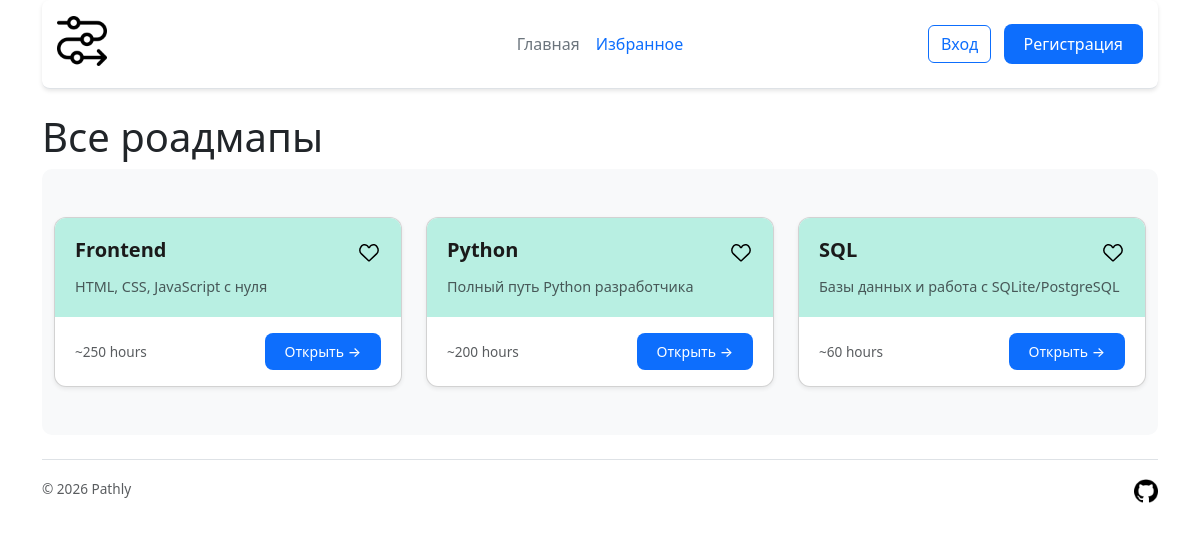
Page /home on the earlier database version.
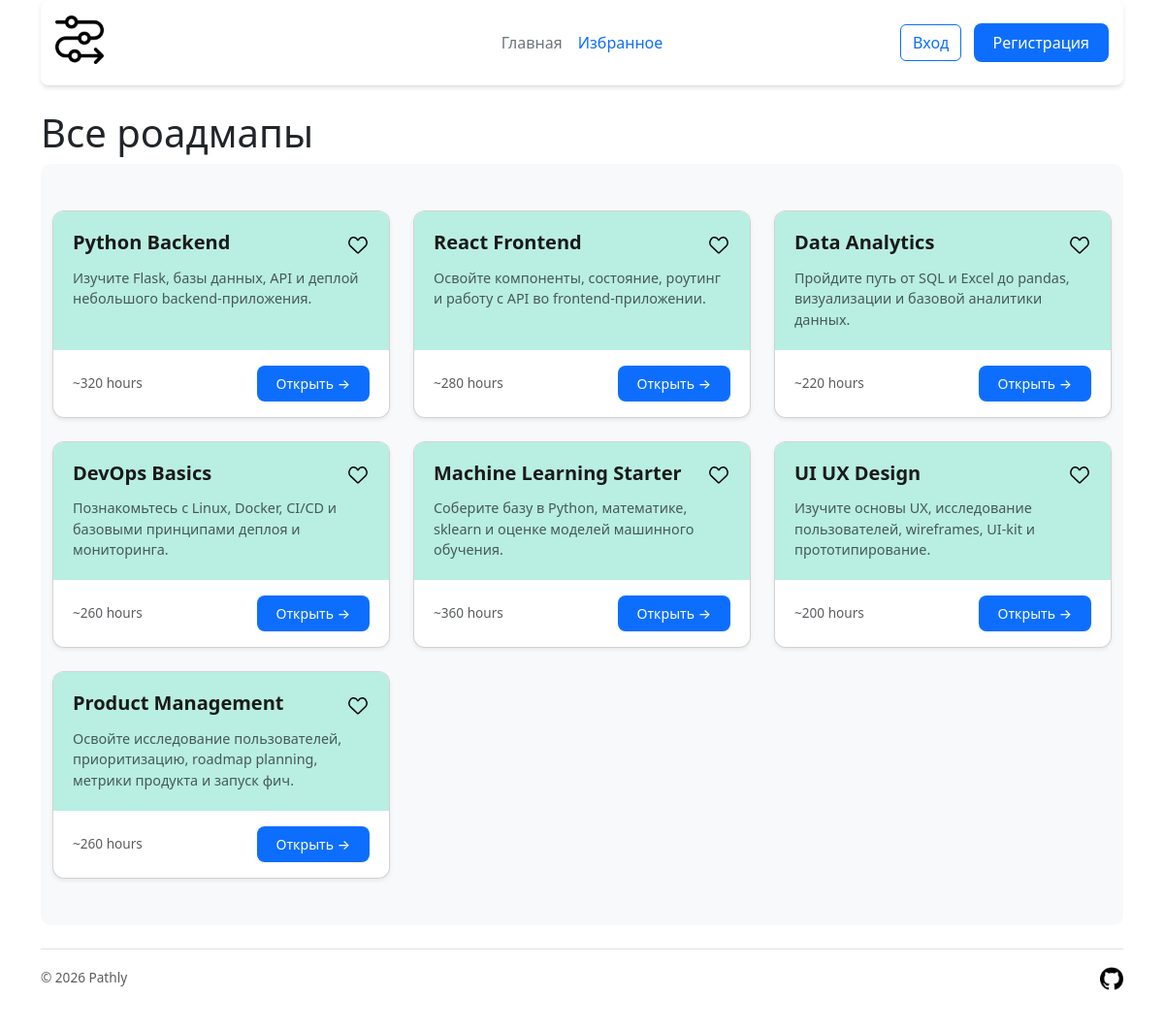
Same page on the later database version.
### tables this page shows
CREATE TABLE "roadmaps" (
        id INTEGER PRIMARY KEY AUTOINCREMENT,
        title VARCHAR(255) NOT NULL,
        description TEXT NOT NULL,
        hours INTEGER
    );

### app.py (the view)
@app.route("/")
@app.route("/home")
def home():
    roadmaps = get_roadmaps()
    fav_ids = []
    if current_user.is_authenticated:
        fav_ids = get_fav_ids(current_user.id)
    return render_template('home.html', roadmaps=roadmaps, fav_ids=fav_ids, active_page="home")

### db.py (called while the page is built)
def get_db():
    conn = sqlite3.connect(DB_PATH)
    conn.row_factory = sqlite3.Row
    return conn

def get_roadmaps():
    db = get_db()
    try:
        cursor = db.execute("SELECT * FROM roadmaps")
        res = cursor.fetchall()
        if not res:
            return False
        return res
    except sqlite3.Error as e:
        print("Ошибка: " + str(e))
        return False
    finally:
        db.close()

### templates/home.html (shortened to what this page needs)
{% extends "base.html" %}
{% block content %}
<h1>Все роадмапы</h1>
<div class="album py-5 bg-body-tertiary">
    <div class="container">
        <div class="row row-cols-1 row-cols-sm-2 row-cols-md-3 g-4">
            {% for roadmap in roadmaps %}
            <div class="col">
                <div class="card shadow-sm">
                    <div class="card-body">
                        <div class="d-flex justify-content-between align-items-start mb-2">
                            <h5 class="card-title mb-0">{{ roadmap['title']}}</h5>
                                <button class="favorite-btn" data-id="{{ roadmap.id }}">
                                    <img class="icon" alt="Избранное" src="{% if roadmap['id'] in fav_ids %}
                                                {{ url_for('static', filename='images/favorite-on.svg') }}
                                            {% else %}
                                                {{ url_for('static', filename='images/favorite-off.svg') }}
                                            {% endif %}">
                                </button>
                        </div>
                        <p class="card-text text-muted">
                            {{ roadmap['description']}}
                        </p>
                    </div>
                    <div class="card-footer bg-transparent border-top-0">
                        <div class="d-flex justify-content-between align-items-center">
                            <small class="text-body-secondary">
                                 ~{{ roadmap['hours']}} hours
                            </small>
                            <a href="#" class="btn btn-sm btn-primary">
                                Открыть →
                            </a>
                        </div>
                    </div>
                </div>
            </div>
            {% endfor %}
        </div>
    </div>
</div>
{% endblock %}

### templates/base.html (shortened to what this page needs)
<!DOCTYPE html>
<html lang="en">
<head>
    <link
        href="https://cdn.jsdelivr.net/npm/bootstrap@5.3.8/dist/css/bootstrap.min.css"
        rel="stylesheet"
    >
    <link
        rel="stylesheet"
        href="https://cdnjs.cloudflare.com/ajax/libs/font-awesome/6.5.2/css/all.min.css"
    >
    <link rel="stylesheet" href="{{ url_for('static', filename='css/main.css') }}">
</head>
<body>
    <div class="container">
        <header
            class="d-flex flex-wrap align-items-center justify-content-center justify-content-md-between py-3 mb-4 border-bottom"
        >
            <div class="col-md-3 mb-2 mb-md-0">
                <a href="/" class="d-inline-flex link-body-emphasis text-decoration-none">
                    <img class="logo" src="{{ url_for('static', filename='images/logo.webp') }}" alt="Logo">
                </a>
            </div>
            <ul class="nav col-12 col-md-auto mb-2 justify-content-center mb-md-0">
                <li>
                    <a
                        href="{{ url_for('home') }}"
                        class="nav-link px-2 {% if active_page == 'home' %}link-secondary{% endif %}"
                    >
                        Главная
                    </a>
                </li>
                <li>
                    <a
                        href="{% if current_user.is_authenticated %}{{ url_for('favorites') }}{% else %}#{% endif %}"
                        class="nav-link px-2 {% if active_page == 'favorites' %}link-secondary{% endif %}"
                        {% if not current_user.is_authenticated %}
                            data-bs-toggle="modal"
                            data-bs-target="#authModal"
                        {% endif %}
                    >
                        Избранное
                    </a>
                </li>
            </ul>
            <div class="col-md-3 text-end">
                {% if current_user.is_authenticated %}
                <a href="{{ url_for('profile') }}">
                    <img
                        class="icon avatar"
                        src="{{ url_for('static', filename='images/avatar.png') }}"
                        alt="Аватарка"
                    >
                </a>
                {% else %}
                <a href="{{ url_for('login') }}" class="btn btn-outline-primary me-2">
                    Вход
                </a>
                <a href="{{ url_for('register') }}" class="btn btn-primary">
                    Регистрация
                </a>
                {% endif %}
            </div>
        </header>
        {% block content %}{% endblock %}
        <footer
            class="d-flex flex-wrap justify-content-between align-items-center py-3 my-4 border-top"
        >
            <div class="col-md-4 d-flex align-items-center">
                <span class="mb-3 mb-md-0 text-body-secondary">© 2026 Pathly</span>
            </div>
            <ul class="nav col-md-4 justify-content-end list-unstyled d-flex">
                <li class="ms-3">
                    <a class="text-body-secondary" href="https://github.com/nikitaklyashev">
                        <img
                            class="icon"
                            src="{{ url_for('static', filename='images/github_icon.png') }}"
                            alt="GitHub"
                        >
                    </a>
                </li>
            </ul>
        </footer>
    </div>
</body>
</html>

### static/css/main.css (style rules this page uses)
body { min-height: 100vh; display: flex; flex-direction: column; }
.container { flex: 1; }
header { position: sticky; padding: 15px; top: 0; border-radius: 8px; z-index: 1000; background-color: #fff; box-shadow: 0 2px 4px rgba(0,0,0,0.1); }
.icon { width: 24px; height: 24px; transition: transform 0.2s ease; }
.logo { width: 50px; height: 50px; transition: opacity 0.2s ease; }
.card { transition: transform 0.2s ease, box-shadow 0.2s ease; border-radius: 12px; overflow: hidden; height: 100%; }
.card-body { background-color: rgb(184, 239, 226); padding: 1.25rem; }
.card-title { font-size: 1.25rem; font-weight: 600; color: #1a1a1a; }
.card-text { font-size: 0.9rem; line-height: 1.5; margin-top: 0.75rem; }
.card-footer { background-color: #fff; padding: 1rem 1.25rem; }
.favorite-btn { background: none; border: none; padding: 0; cursor: pointer; transition: transform 0.2s ease, opacity 0.2s ease; }
.btn-primary { background-color: #0d6efd; border: none; padding: 0.5rem 1.25rem; border-radius: 8px; transition: all 0.2s ease; }
.text-body-secondary { color: #6c757d; font-size: 0.85rem; }
.bg-body-tertiary { background-color: #f8f9fa; }
.album { padding-top: 2rem; padding-bottom: 2rem; }
.card-footer { border-top: none; }
.btn-sm { font-size: 0.875rem; font-weight: 500; }
.bg-body-tertiary { border-radius: 10px; }
.col { animation: fadeInUp 0.4s ease forwards; }
.col:nth-child(1) { animation-delay: 0.05s; }
.col:nth-child(2) { animation-delay: 0.1s; }
.col:nth-child(3) { animation-delay: 0.15s; }
.col:nth-child(4) { animation-delay: 0.2s; }

Differences in the rows shown:
removed roadmaps: title "Frontend", description "HTML, CSS, JavaScript с нуля", hours "250"
removed roadmaps: title "Python", description "Полный путь Python разработчика", hours "200"
removed roadmaps: title "SQL", description "Базы данных и работа с SQLite/PostgreSQL", hours "60"
added roadmaps: title "Python Backend", description "Изучите Flask, базы данных, API и деплой небольшого backend-приложения.", hours "320"
added roadmaps: title "React Frontend", description "Освойте компоненты, состояние, роутинг и работу с API во frontend-приложении.", hours "280"
added roadmaps: title "Data Analytics", description "Пройдите путь от SQL и Excel до pandas, визуализации и базовой аналитики данных.", hours "220"
added roadmaps: title "DevOps Basics", description "Познакомьтесь с Linux, Docker, CI/CD и базовыми принципами деплоя и мониторинга.", hours "260"
added roadmaps: title "Machine Learning Starter", description "Соберите базу в Python, математике, sklearn и оценке моделей машинного обучения.", hours "360"
added roadmaps: title "UI UX Design", description "Изучите основы UX, исследование пользователей, wireframes, UI-kit и прототипирование.", hours "200"
added roadmaps: title "Product Management", description "Освойте исследование пользователей, приоритизацию, roadmap planning, метрики продукта и запуск фич.", hours "260"
